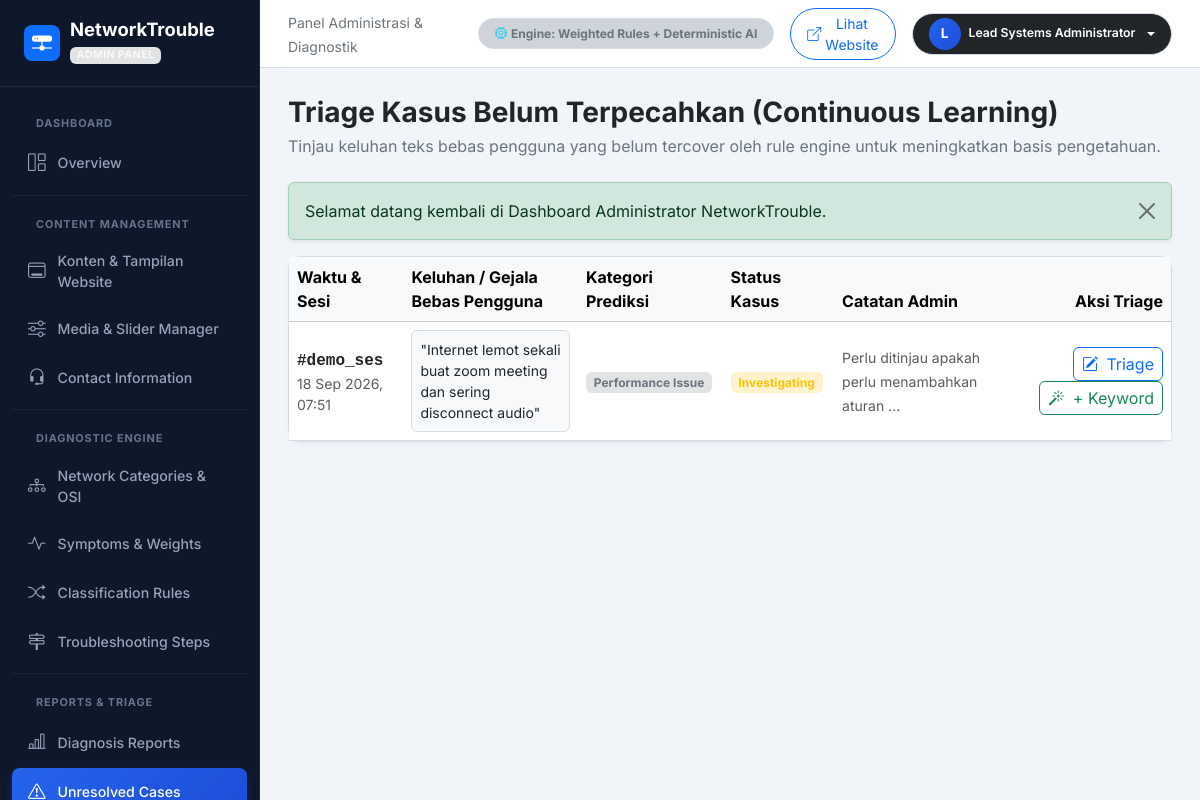
/admin/unresolved.php (signed in), run on the app's committed database.
### tables this page shows
CREATE TABLE `unresolved_cases` (
  `id` INT UNSIGNED AUTO_INCREMENT PRIMARY KEY,
  `session_id` INT UNSIGNED NULL,
  `user_description` TEXT NOT NULL,
  `predicted_category` VARCHAR(100) NULL,
  `admin_notes` TEXT NULL,
  `case_status` ENUM('open', 'investigating', 'resolved_rule_added', 'closed') NOT NULL DEFAULT 'open',
  `created_at` DATETIME NOT NULL DEFAULT CURRENT_TIMESTAMP,
  `updated_at` DATETIME NOT NULL DEFAULT CURRENT_TIMESTAMP ON UPDATE CURRENT_TIMESTAMP
);

### config/app.php (called while the page is built, shortened)
<?php
function get_flash(): ?array {
    if (isset($_SESSION['flash'])) {
        $flash = $_SESSION['flash'];
        return $flash;
    }
    return null;
}

### admin/unresolved.php (the view, shortened to what this page needs)
<?php
require_once __DIR__ . '/includes/admin_header.php';
$db = get_db_connection();
$cases = [];
if ($db) {
    try {
        $stmt = $db->query("
            SELECT u.*, s.session_token, s.connection_type
            FROM unresolved_cases u
            LEFT JOIN diagnosis_sessions s ON u.session_id = s.id
            ORDER BY FIELD(u.case_status, 'open', 'investigating', 'resolved_rule_added', 'closed'), u.created_at DESC
        ");
        $cases = $stmt->fetchAll(PDO::FETCH_ASSOC);
    } catch (PDOException $e) {}
}
?>
<div class="admin-layout-wrapper">
    <?php include __DIR__ . '/includes/admin_sidebar.php'; ?>
    <div class="admin-main">
        <?php include __DIR__ . '/includes/admin_topbar.php'; ?>
        <div class="admin-content">
            <div class="d-flex flex-column flex-md-row justify-content-between align-items-md-center gap-3 mb-4">
                <div>
                    <h1 class="h3 fw-bold text-dark mb-1">Triage Kasus Belum Terpecahkan (Continuous Learning)</h1>
                    <p class="text-secondary mb-0">Tinjau keluhan teks bebas pengguna yang belum tercover oleh rule engine untuk meningkatkan basis pengetahuan.</p>
                </div>
            </div>
            <?php
            $flash = get_flash();
            if ($flash):
            ?>
            <div class="alert alert-<?= $flash['type'] === 'error' ? 'danger' : $flash['type']; ?> alert-dismissible fade show shadow-sm" role="alert">
                <?= htmlspecialchars($flash['message']); ?>
                <button type="button" class="btn-close" data-bs-dismiss="alert" aria-label="Close"></button>
            </div>
            <?php endif; ?>
            <div class="admin-card">
                <div class="table-responsive">
                    <table class="table table-hover align-middle mb-0">
                        <thead class="table-light">
                            <tr>
                                <th>Waktu & Sesi</th>
                                <th>Keluhan / Gejala Bebas Pengguna</th>
                                <th>Kategori Prediksi</th>
                                <th>Status Kasus</th>
                                <th>Catatan Admin</th>
                                <th class="text-end">Aksi Triage</th>
                            </tr>
                        </thead>
                        <tbody>
                            <?php if (!empty($cases)): ?>
                                <?php foreach ($cases as $c): ?>
                                <tr>
                                    <td>
                                        <span class="font-monospace fw-bold text-dark">#<?= substr($c['session_token'] ?? 'N/A', 0, 8); ?></span>
                                        <div class="text-muted small"><?= date('d M Y, H:i', strtotime($c['created_at'])); ?></div>
                                    </td>
                                    <td style="max-width: 320px;">
                                        <div class="p-2 bg-light rounded text-dark small border">
                                            "<?= htmlspecialchars($c['user_description']); ?>"
                                        </div>
                                    </td>
                                    <td>
                                        <span class="badge bg-secondary-subtle text-secondary">
                                            <?= htmlspecialchars($c['predicted_category'] ?? 'Unclassified'); ?>
                                        </span>
                                    </td>
                                    <td>
                                        <?php
                                        $statusBadge = match($c['case_status']) {
                                            'open' => 'bg-danger-subtle text-danger',
                                            'investigating' => 'bg-warning-subtle text-warning',
                                            'resolved_rule_added' => 'bg-success-subtle text-success',
                                            'closed' => 'bg-secondary-subtle text-secondary',
                                            default => 'bg-light text-dark'
                                        };
                                        ?>
                                        <span class="badge <?= $statusBadge; ?>"><?= ucfirst(str_replace('_', ' ', $c['case_status'])); ?></span>
                                    </td>
                                    <td>
                                        <small class="text-muted"><?= htmlspecialchars(mb_strimwidth($c['admin_notes'] ?? '-', 0, 50, '...')); ?></small>
                                    </td>
                                    <td class="text-end">
                                        <button type="button" class="btn btn-outline-primary btn-xs py-1 px-2"
                                                onclick='openCaseModal(<?= json_encode($c); ?>)'>
                                            <i class="bi bi-pencil-square me-1"></i> Triage
                                        </button>
                                        <button type="button" class="btn btn-outline-success btn-xs py-1 px-2 ms-1"
                                                onclick='openConvertModal(<?= json_encode($c); ?>)'>
                                            <i class="bi bi-magic me-1"></i> + Keyword
                                        </button>
                                    </td>
                                </tr>
                                <?php endforeach; ?>
                            <?php endif; ?>
                        </tbody>
                    </table>
                </div>
            </div>
<?php require_once __DIR__ . '/includes/admin_footer.php'; ?>

### assets/css/admin.css (style rules this page uses)
:root { --border-subtle: #E3E7EE; --border-default: #D6DCE5; --border-strong: #C5CCD8; --divider-color: #D9DEE7; --bs-border-color: var(--border-default); --bs-border-color-translucent: rgba(15, 23, 42, 0.12); --bs-border-color-subtle: var(--border-subtle); --admin-sidebar-w: 260px; --admin-sidebar-bg: #0f172a; --admin-sidebar-text: #94a3b8; --admin-sidebar-hover: #1e293b; --admin-topbar-h: 68px; }
body.admin-body { background-color: #f1f5f9; font-family: 'Inter', sans-serif; color: #1e293b; }
.border { border-color: var(--border-default) !important; }
.admin-main { margin-left: var(--admin-sidebar-w); min-height: 100vh; display: flex; flex-direction: column; transition: margin-left 0.3s ease; }
.admin-content { padding: 1.75rem; flex: 1; }
.admin-card { background: #ffffff; border-radius: 12px; border: 1px solid var(--border-default); box-shadow: 0 2px 6px -1px rgba(15, 23, 42, 0.05); margin-bottom: 1.5rem; }

### data on the page
unresolved_cases: diagnosis_sessions.session_token "demo_ses", created_at "18 Sep 2026, 07:51", user_description "Internet lemot sekali buat zoom meeting dan sering disconnect audio", predicted_category "Performance Issue", case_status "Investigating", admin_notes "Perlu ditinjau apakah perlu menambahkan aturan ..."

### other printed values
substr($currentAdmin['name'] ?? 'A', 0, 1) "L"
$currentAdmin['name'] "Lead Systems Administrator"
$flash['message'] "Selamat datang kembali di Dashboard Administrator NetworkTrouble."
